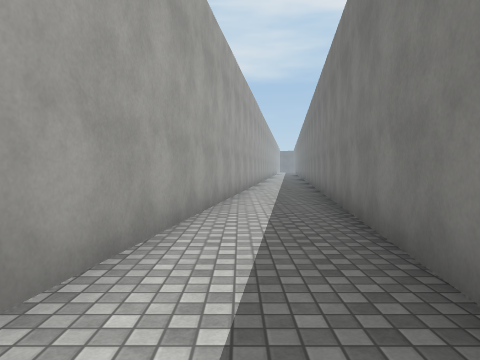
view 1 (above)

17 first-person views from a walk through a Unity game level. The camera is 1.3 m above the floor, tilts 2° down and sees 70° across. The floor is counted in squares, 2 m on a side. Each view is taken from the middle of a square. On the plan, view 1 faces up. The plan holds only what a view shows up to about 10 squares ahead; the rest is blank. The place goes on beyond the plan. The player is left out. Some animated figures are not drawn. Surface patterns are stand-ins for the level's own textures.

view 2
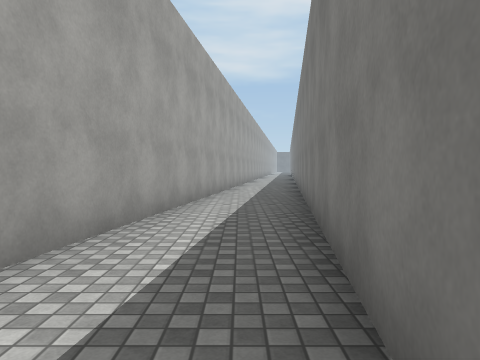

view 3
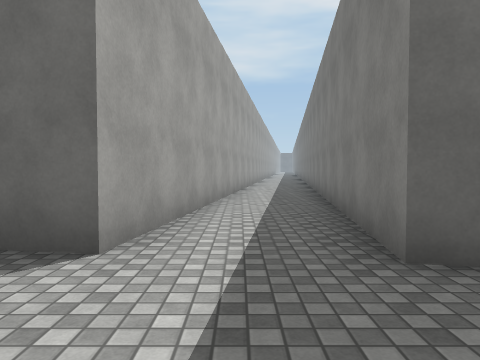

view 4
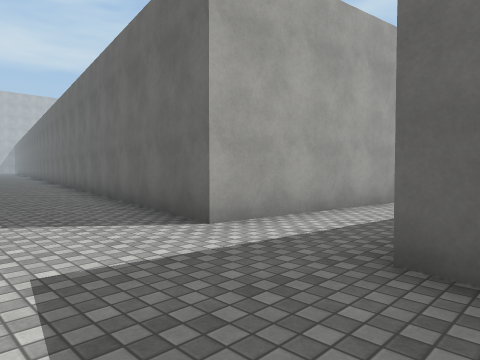

view 5
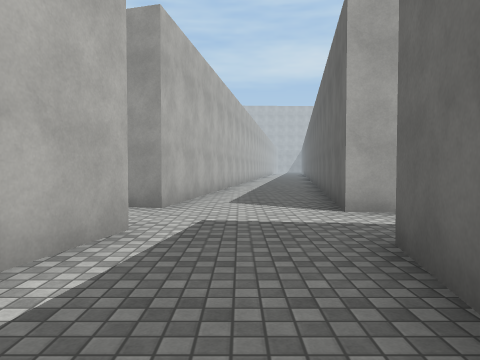

view 6
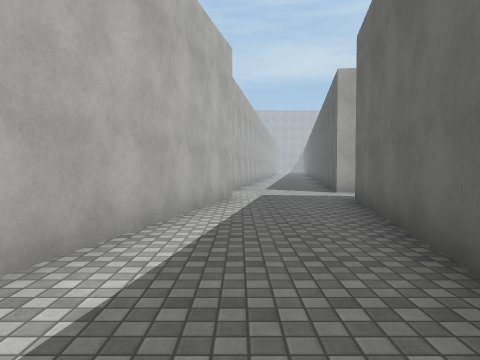

view 7
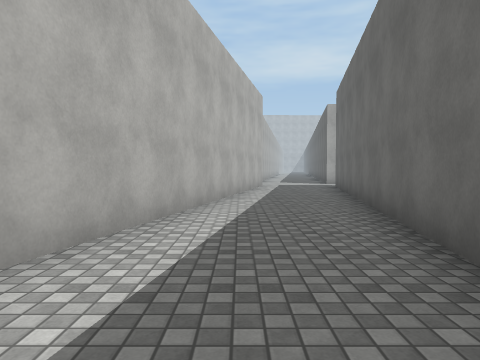

view 8
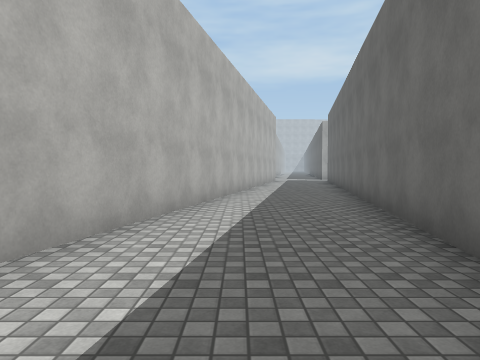

view 9
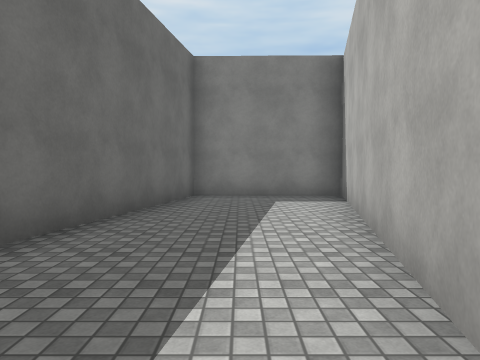

view 10
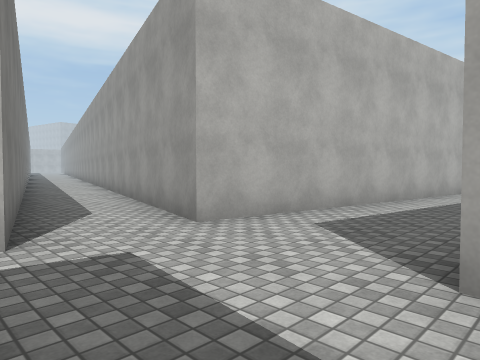

view 11
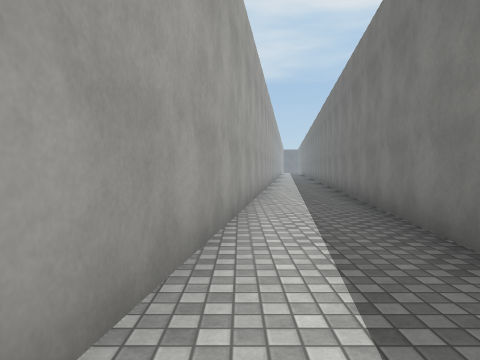

view 12
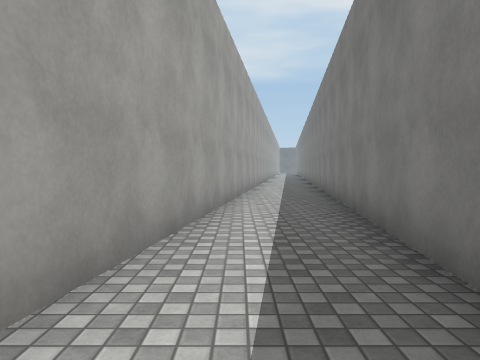

view 13
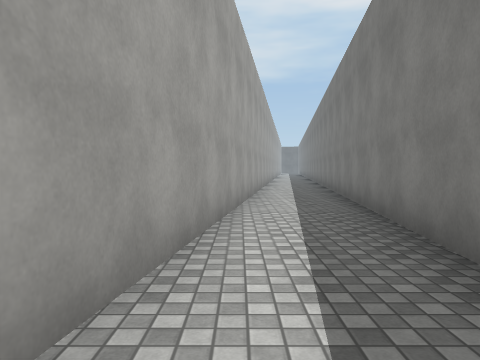

view 14
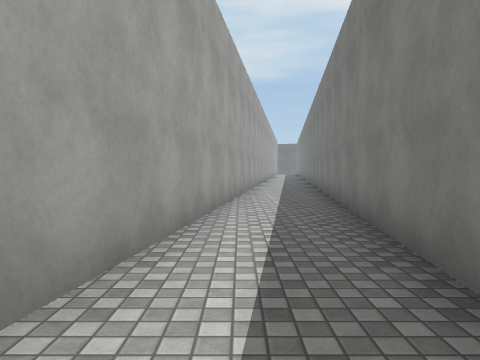

view 15
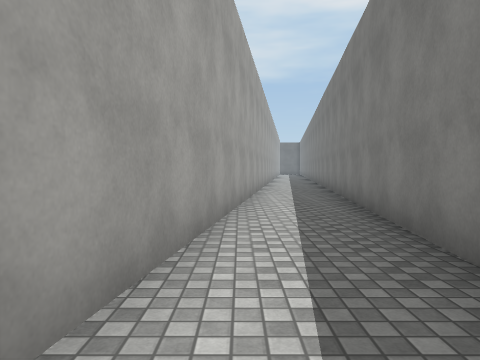

view 16
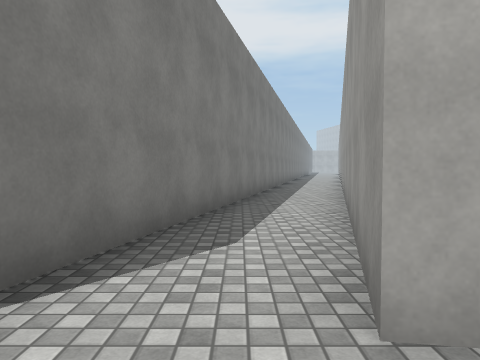

view 17
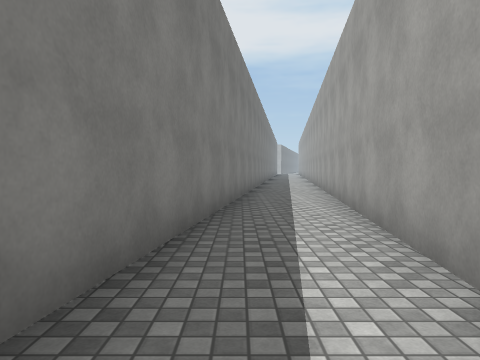

### Floor plan
Points are (right, up) in squares from view 1. A wall is a line through its corners. A room is listed if a view was taken in it or the views show most of it. See-through windows are left out.
Room 1 (views 1, 2, 3, 4, 5, 6, 7, 8, 9, 10, 16)
walls: (-0.9, -9.6) (-0.6, -8.2) (18, -12.4) (18.1, -8.9) (0.1, -5.7) (1.1, 1.4); (-1.1, 1.5) (-2.1, -5.4) (-9.4, -4.2); (-9.6, -7.2) (-2.5, -8.3) (-2.8, -9.5)
ways out: opening at (0, 1) to room 2; opening at (-2, -10) to room 6
Room 2 (views 11, 12)
walls: (-0.1, 8.7) (-1.1, 1.5); (1.1, 1.4) (2.1, 8.3)
ways out: opening at (0, 1) to room 1; opening at (1, 8) to room 3
Room 3 (views 13, 14)
walls: (2.1, 8.3) (3.2, 16.5); (1, 16.6) (-0.1, 8.7)
ways out: opening at (1, 8) to room 2; opening at (2, 16) to room 4
Room 4 (view 15)
walls: (3.2, 16.5) (4.1, 23.4); (2, 23.5) (1, 16.6)
ways out: opening at (2, 16) to room 3; opening at (3, 23) to room 5
Room 5 (view 17)
walls: (2.7, 28.2) (2, 23.5); (4.1, 23.4) (4.9, 28.8)
ways out: opening at (3, 23) to room 4
Room 6 (no view inside)
walls: (-2.4, -15.5) (-0.9, -9.6); (-2.8, -9.5) (-4.5, -15.1)
ways out: opening at (-2, -10) to room 1

Positions as (right, up) in squares from view 1, and headings:
1: (0, 0), facing up
2: (0, -4), facing up
3: (-1, -8), facing up
4: (1, -8), facing up-left
5: (3, -7), facing left
6: (7, -8), facing left
7: (12, -9), facing left
8: (17, -10), facing left
9: (10, -10), facing right
10: (0, -5), facing down-left
11: (0, 4), facing up
12: (1, 8), facing up
13: (1, 10), facing up
14: (2, 15), facing up
15: (2, 17), facing up
16: (-2, -7), facing down
17: (4, 30), facing down
